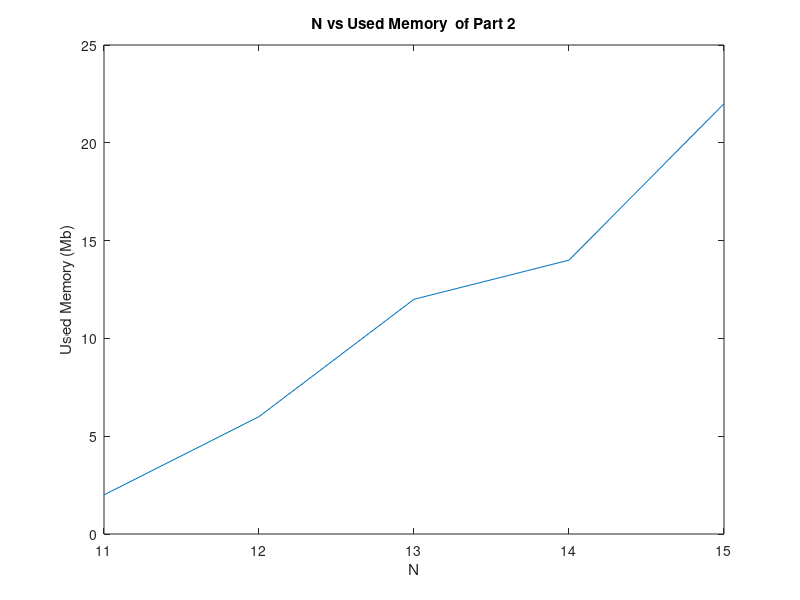

MATLAB code for this plot:
x = [11,12,13,14,15];
y = [0.125,0.2,0.344,0.575,1.634]
z = [2,6,12,14,22]
plot(x,z)

xlabel('N')
ylabel('Used Memory (Mb)')
%ylabel('Execution Time (s)')
title('N vs Used Memory  of Part 2')